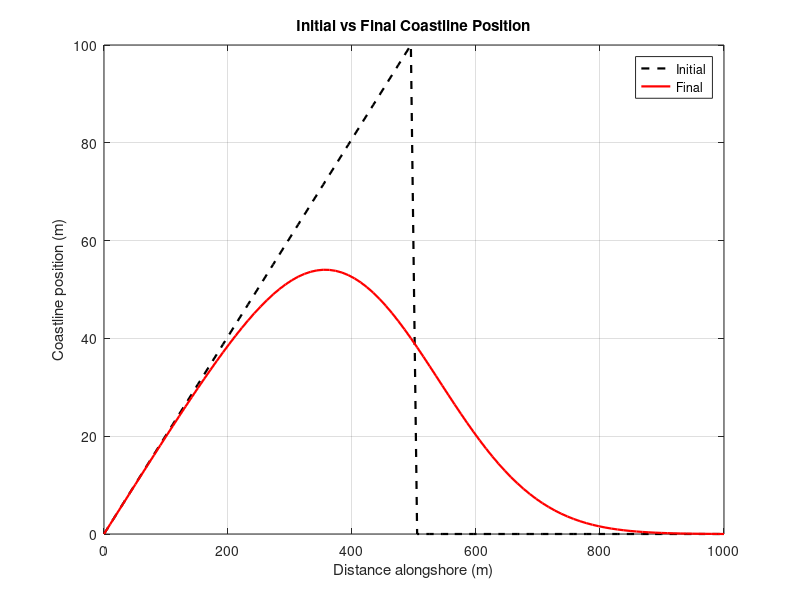
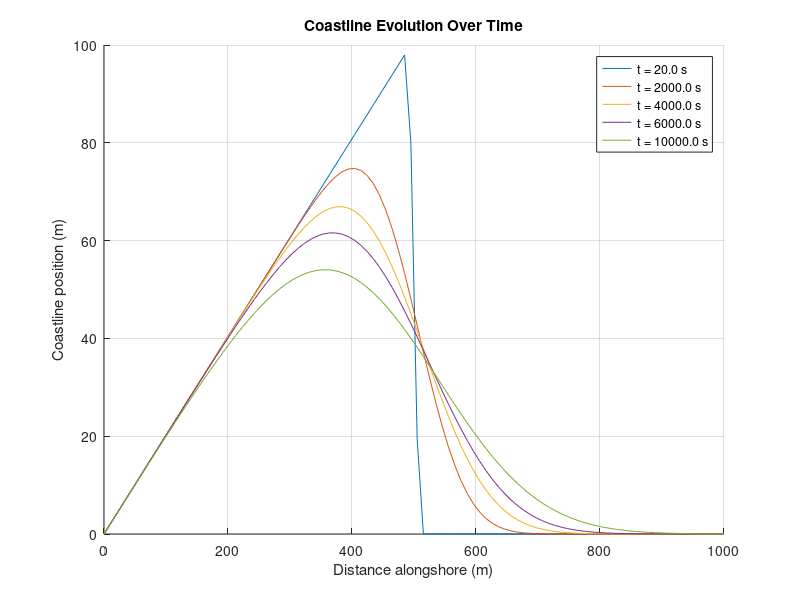
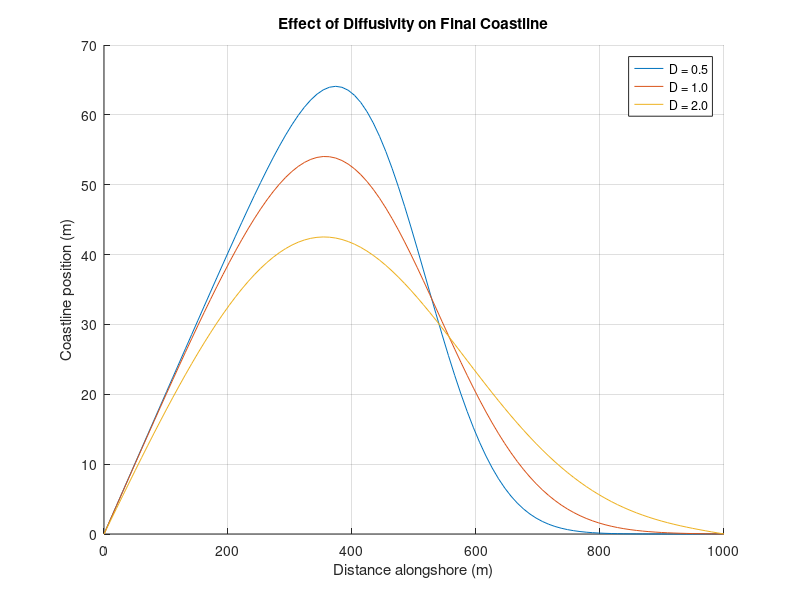
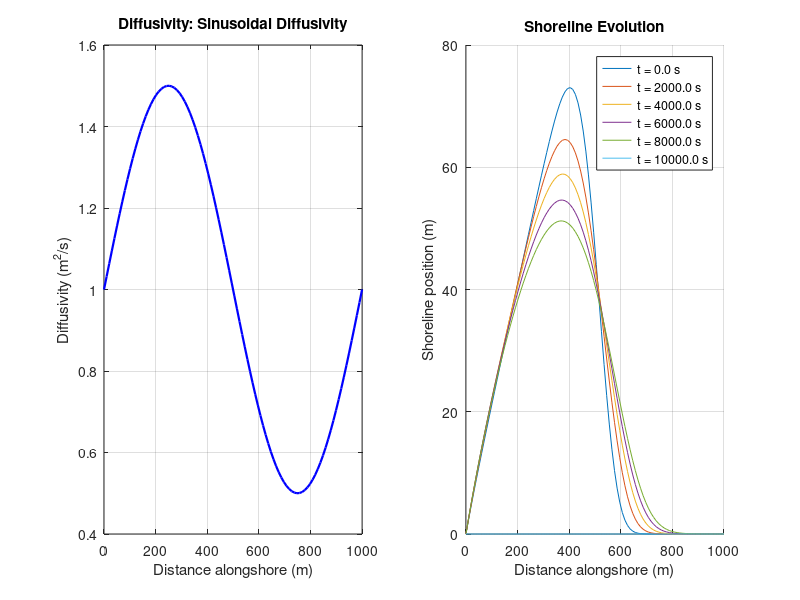

MATLAB code to generate these figures, in order:
%% Final Modeling Project Draft Notebook
% Marcus & Angela
 
% Evolution of a Sandy Coastline
%~~~~~~~~~~ Introduction ~~~~~~~~~~%

% We are modeling the evolution of a sandy coastline, which is important to
% study due to the current global rising sea level that leaves coastlines
% vulnerable to further erosion and flooding. Currently, according to Pham 
% Nam, there are 6 numerical modeling methods to study coastline evolution:
% (1) conceptual models, (2) shoreline evolution models, (3) profile 
% evolution models, (4) 2D horizontal morphological evolution models, 
% (5) quasi-3D morphological models, and (6) fully 3D morphological models.
% Here we use a combination of 2D and profile shoreline evolution models. 

%~~~~~~~~~~ Equations ~~~~~~~~~~%

% 1-D diffusion PDE: dy/dt - D*d^2y/dx^2 = 0 
% dy/dt = D*d^2y/dx^2
% where "d" = partial derivative and units are m/s
% y is the height of the coastline, x is the distance along the shore, 
% and t is time while D is diffusivity

%~~~~~~~~~~ Method ~~~~~~~~~~%

% Finite difference methods are used with partial differential equations (PDEs) 
% to discretize derivatives, replacing them with finite differences that can 
% be evaluated at grid points in space and time

%~~~~~~~~~~ Code ~~~~~~~~~~%

% setting parameters
L = 1000; % length of the domain (m)
T = 10000; % simulation time (s)
D = 1; % diffusivity (m^2/s)
Nx = 100; % number of spatial points
Nt = 500; % number of time steps
dx = L/(Nx -1); % Spatial step size
dt = T/Nt; % time step size

% initial conditions
x = linspace(0, L, Nx);
y = zeros(Nx, 1);
y(1:Nx/2) = linspace(0, 100, Nx/2); % linear initial condition

% Figure 1 & 2, Intial vs. Final Coastline Position and Coastline Evolution over time
% Finite Difference Method
% We chose the Finite Different Method because we wanted to discritize the derivatives in the diffusion equation with finite difference approximations

% Initial vs Final Coastline
figure(1);
plot(x, y, 'k--', 'LineWidth', 1.6, 'DisplayName', 'Initial');
hold on;

for n = 1:Nt
    y_new = y;
    for i = 2:Nx-1
        y_new(i) = y(i) + D * dt / dx^2 * (y(i+1) - 2*y(i) + y(i-1));
    end
    y = y_new;
    % save the final state for comparison
    if n == Nt
        plot(x, y, 'r', 'LineWidth', 1.6, 'DisplayName', 'Final');
    end
end
xlabel('Distance alongshore (m)'); ylabel('Coastline position (m)');
title('Initial vs Final Coastline Position'); legend; grid on;

% store shoreline positions at selected time steps for plotting
time_steps_to_plot = [1, 100, 200, 300, Nt];
y_history = zeros(Nx, length(time_steps_to_plot));
plot_index = 1;
% Reset y for evolution plotting
y = zeros(Nx, 1);
y(1:Nx/2) = linspace(0, 100, Nx/2);

for n = 1:Nt
    y_new = y;
    for i = 2:Nx-1
        y_new(i) = y(i)+D*dt/dx^2*(y(i+1)-2*y(i)+y(i-1));
    end
    y = y_new;
    if ismember(n, time_steps_to_plot)
        y_history(:, plot_index) = y;
        plot_index = plot_index + 1;
    end
end

% Plot selected time steps
figure(2);
hold on;
for i = 1:length(time_steps_to_plot)
    plot(x, y_history(:, i), 'DisplayName', sprintf('t = %.1f s', time_steps_to_plot(i) * dt));
end
xlabel('Distance alongshore (m)'); ylabel('Coastline position (m)');
title('Coastline Evolution Over Time'); legend show; grid on;

% Figure 3, Effect of Diffusivity on Final Coastline
% Using the same method (Finite Difference) we run the previous model but with varying constant diffusivities.
% Here we compare the final coastline profiles against each other.

figure(3);
D_values = [0.5, 1, 2]; % different diffusivities
hold on;
for D_test = D_values
    y = zeros(Nx, 1);
    y(1:Nx/2) = linspace(0, 100, Nx/2); % reset initial condition
    for n = 1:Nt
        y_new = y;
        for i = 2:Nx-1
            y_new(i) = y(i)+D_test*dt/dx^2*(y(i+1)-2*y(i)+y(i-1));
        end
        y = y_new;
    end
    plot(x, y, 'DisplayName', sprintf('D = %.1f', D_test));
end
xlabel('Distance alongshore (m)'); ylabel('Coastline position (m)');
title('Effect of Diffusivity on Final Coastline'); legend show; grid on;

% As expected, these results show that the higher the diffusivity, the lower/more flat the final coastline profile will be.
% This is due to a higher diffusivity allowing further spreading of materials (sand) most likely due to erosion.
% Higher diffusivity in the example of a sandy coastline is most likely due to stronger waves, smaller sand grain size, or coastal geometry.

% Figures 4-6, Varying Diffusivites Along Distance
% Using the same method just incorporating different patterns of variation in diffusivity along the profile.
% 3 different patterns: sinusoidal (following a sin wave) , half-zero (half of profile is 0 diffusivity and other half is 1),
% and linear gradient (diffusivity is 0 at starting x and increases linearly along profile)
% Our goal here is to see how differing diffusivity patterns affects the coastline evolution.

% define diffusivity variations
diffusivity_patterns = {
    1 + 0.5 * sin(2*pi*x/L), ... % sinusoidal variation
    [zeros(1, Nx/2), ones(1, Nx/2)], ... % half-zero diffusivity
    linspace(1, 2, Nx) ... % linear gradient
};
titles = {'Sinusoidal Diffusivity', 'Half-Zero Diffusivity', 'Linear Gradient Diffusivity'};

% loop through each diffusivity pattern
for pattern_idx = 1:length(diffusivity_patterns)
    D = diffusivity_patterns{pattern_idx};
    
    % initial condition
    y = zeros(Nx, 1);
    y(1:Nx/2) = linspace(0, 100, Nx/2); % linear initial condition
    
    % time-stepping loop
    y_history = zeros(Nx, Nt/100 + 1); % store results for plotting
    history_idx = 1; % time history storage index
    for n = 1:Nt
        y_new = y;
        for i = 2:Nx-1
            % incorporate varying diffusivity
            D_i_plus_half = (D(i) + D(i+1)) / 2; % average diffusivity between i and i+1
            D_i_minus_half = (D(i) + D(i-1)) / 2; % average diffusivity between i and i-1
            % handling zero diffusivity 
            if D(i) > 0
                y_new(i) = y(i) + dt/dx^2 * ...
                    (D_i_plus_half*(y(i+1)-y(i))-D_i_minus_half*(y(i)-y(i-1)));
            else
                y_new(i) = y(i); % no evolution for zero diffusivity
            end
        end
        y = y_new;
        % save results every 100 time steps
        if mod(n, 100) == 0
            y_history(:, history_idx) = y;
            history_idx = history_idx+1;
        end
    end
    % plot diffusivity graph and shoreline evolution
    figure;
    % subplot 1: Diffusivity
    subplot(1, 2, 1);
    plot(x, D, 'b-', 'LineWidth', 1.6);
    xlabel('Distance alongshore (m)'); ylabel('Diffusivity (m^2/s)');
    title(['Diffusivity: ', titles{pattern_idx}]); grid on;
    % subplot 2: Shoreline evolution
    subplot(1, 2, 2);
    hold on;
    for t_idx = 1:size(y_history, 2)
        plot(x, y_history(:, t_idx), 'DisplayName', sprintf('t = %.1f s', (t_idx-1)*100*dt));
    end
    xlabel('Distance alongshore (m)');ylabel('Shoreline position (m)');
    title('Shoreline Evolution'); legend show; grid on;
end

% These results show that the varying diffusivity patterns do severely effect the coastline evolution.
% This is most likely more representative of real life since many factors not included in the model can alter diffusivity along a profile.
% This could be the presence of vegetation, size and angularity of material that is being diffused, water patterns, etc.

%~~~~~Final Results/Model Analysis and Model Limitations/Improvements ~~~~~~%

% How do the results compare with any known solutions, or data?
% Almarshed illustrates that vertical initial sandy shorelines diffuse
% downward and outward (to the right) over time, this can be compared
% to our figure 1 of the initial and final sandy shorelines doing the same. 

% How do the results change with different methods, time steps, grid spacing, or model parameters?
% changing the simulation time (T = 10000 seconds ~ 3 hours) to be longer does not significantly 
% change our results as over time the diffusivity will eventually flatten out the shoreline. 
% However, if we included accumulation of sand from the waves, we would see a difference as the 
% shoreline would not go to y = 0 but to a small height. 

% What did the model tell you about the process you were studying?
% Diffusivity is a major factor in shoreline evolution. Diffusivity controls the flux of sand 
% downslope on hillslopes, which this hillslope is a sandy shore. Thus, modeling the effect of
% diffusivity allowed us to understand the evolution of the shore over time. 

% Numerical Methods Improvements:
% 1. The use of the Finite Difference Method worked but there's probably a better choice if we wanted to run this on longer timescales
%    Using an implicit or Crank-Nicolson method would improve stability, allowing for larger time steps without sacrificing accuracy. 
% 2. Using higher-order methods could reduce numerical errors and better capture steep gradients in the shoreline position.

% Physical Processes Improvements:
% More physical processes could be included to make this model more accurate to real-life conditions.
% This could include incorporating wave dynamics, grain-size dependent diffusivity, and erosional events such as storms.

%~~~~~~~~~~ References ~~~~~~~~~~%

% Nam, P. T., Larson, M., Hanson, H., & Hoan, L. X. (2011). 
% A numerical model of beach morphological evolution due to waves and 
% currents in the vicinity of coastal structures. Coastal Engineering, 
% 58(9), 863–876. https://doi.org/10.1016/j.coastaleng.2011.05.006 

% Partial differential equation and finite difference. 
% Scientific Machine Learning (SciML). (n.d.). 
% https://kks32-courses.github.io/sciml/lectures/04-pde-fdm/04-pde-fdm.html 

% Slingerland, R., & Kump, L. R. (2011).
% Mathematical modeling of Earth’s dynamical systems: A Primer. 
% Princeton University Press. 
